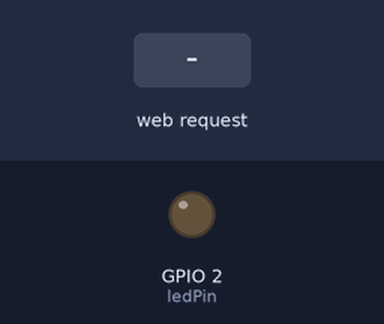
Bench run of a sketch on a simulated ESP8266 (NodeMCU). Shown: output pins drawn as LEDs (lit = HIGH). The test bench sets the inputs (shaded band). WiFi joins after 1.5 s; servers stay silent unless stated; what the sketch prints to the serial monitor is not drawn.

Above: at 2.7 s.
2.8 s: HTTP request GET /OFF received
At 3.1 s:
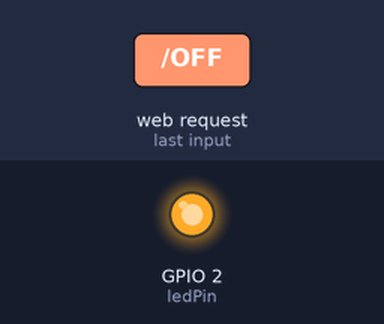
4.3 s: HTTP request GET /ON received
At 5.4 s:
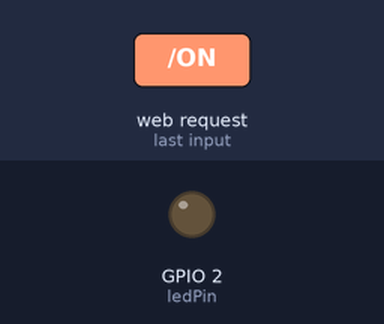
5.8 s: HTTP request GET /SWITCH received
At 6.5 s:
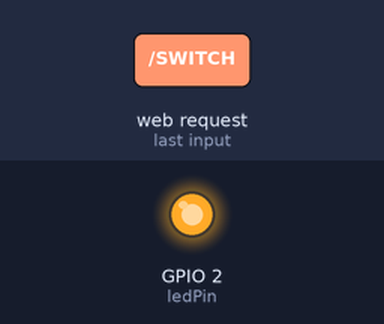
Timing chart, 0 to 8.8 s (numbered marks = the images above; inputs shaded):
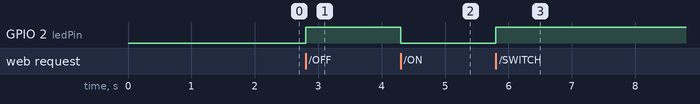

Measured:
- after the input at 2.8 s, GPIO 2 (ledPin): LOW → HIGH at once
- after the input at 4.3 s, GPIO 2 (ledPin): HIGH → LOW at once
- after the input at 5.8 s, GPIO 2 (ledPin): LOW → HIGH at once

The sketch:

Wifi_Blink.ino
```cpp
#include <ESP8266WiFi.h>

const char* ssid = "UPC1369912";
const char* password = "BPEPJQUU";

int ledPin = 2;
bool ledOn = true;

WiFiServer server(80); //just pick any port number you like

void setup() {
  Serial.begin(115200);
  delay(10);
Serial.println(WiFi.localIP());
  // prepare GPIO2
  pinMode(ledPin, OUTPUT);
  digitalWrite(2, LOW);

  // Connect to WiFi network
  Serial.println();
  Serial.println();
  Serial.print("Connecting to ");
  Serial.println(ssid);

  WiFi.begin(ssid, password);

  while (WiFi.status() != WL_CONNECTED) {
    delay(500);
    Serial.print(".");
  }
  Serial.println("");
  Serial.println("WiFi connected");

  // Start the server
  server.begin();
  Serial.println("Server started");

  // Print the IP address
  Serial.println(WiFi.localIP());
}

void loop() {
  // Check if a client has connected

  WiFiClient client = server.available();
  if (!client) {
    return;
  }

  // Wait until the client sends some data
  while (!client.available()) {
    delay(1);
  }

  // Read the first line of the request
  String req = client.readStringUntil('\r');
  client.flush();

  // Match the request
  if (req.indexOf("") != -10) {  //checks if you're on the main page

    if (req.indexOf("/OFF") != -1) { //checks if you clicked OFF
      ledOn = false;
      Serial.println("You clicked OFF");
    }
    if (req.indexOf("/ON") != -1) { //checks if you clicked ON
      ledOn = true;
      Serial.println("You clicked ON");
    }
    if (req.indexOf("/SWITCH") != -1) {
      ledOn = !ledOn;
      Serial.println("You clicked SWITCH");
    }
    digitalWrite(ledPin, !ledOn);
  }
  else {
    Serial.println("invalid request");
   client.stop();
    return;
  }

  // Prepare the response
  String s = "HTTP/1.1 200 OK\r\n";
  s += "Content-Type: text/html\r\n\r\n";
  s += "<!DOCTYPE HTML>\r\n<html>\r\n";
  s += "<strong> The LED is: ";
  if(ledOn)
  {
    s += "ON </strong>";
  }
  else
  {
    s += "OFF </strong>";
  }
  s += "<br><br>";
  s += "<br><input type=\"button\" name=\"bl\" value=\"Turn LED ON \" onclick=\"location.href='/ON'\">";
  s += "<br><br><br>";
  s += "<br><input type=\"button\" name=\"bl\" value=\"Turn LED OFF\" onclick=\"location.href='/OFF'\">";
  s += "<br><br><br>";
  s += "<br><input type=\"button\" name=\"bl\" value=\"Switch LED\" onclick=\"location.href='/SWITCH'\">";
  s += "</html>\n";

  client.flush();


  // Send the response to the client
  client.print(s);
  delay(1);


}
```
